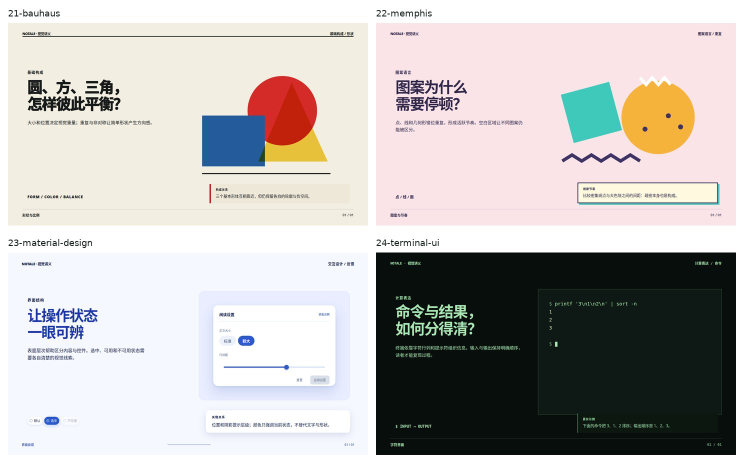
#> input picture notale-ts/resources/style-images/355abfd475deda6cb9345ae1f80df1cda7973294e0fd0d555d4b724e61f447fe.jpg, 1488 x 934 px, given in place of page-003.jpg, which was not available (shown at 1/2 size)
$ python analyze_style_lab.py
#> lines starting #> are read from the running program, lines starting #| are printed output that depends on the picture; after the words box and inside, x2 and y2 are one past the last pixel; in counts of white or black regions, pixels touching at a corner belong together; pictures that were not available may be replaced by others from this repository, and a replacement may not be noted
from __future__ import annotations

import json
import math
from itertools import combinations
from pathlib import Path
import argparse

import numpy as np
from PIL import Image, ImageFilter


ROOT = Path(__file__).resolve().parents[1]
parser = argparse.ArgumentParser(description="Audit style consistency, separation and layout diversity.")
parser.add_argument("--root", default="runs/style-lab-curated")
parser.add_argument("--styles", default="handdrawn-technical,swiss-editorial,dark-data-editorial,retro-flat-learning")
parser.add_argument("--pages", default="page-003,page-017,page-020")
parser.add_argument("--out", default="quantitative-audit.json")
args = parser.parse_args()
CURATED = Path(args.root)
if not CURATED.is_absolute():
    CURATED = ROOT / CURATED
OUT_FILE = CURATED / args.out
STYLES = [value.strip() for value in args.styles.split(",") if value.strip()]
PAGES = [value.strip() for value in args.pages.split(",") if value.strip()]

THRESHOLDS = {
    "minimumWithinStylePaletteSimilarity": 0.55,
    "minimumCrossStylePaletteDistance": 0.12,
    "minimumLayoutDiversity": 0.08,
    "minimumCoherenceMargin": 0.05,
}


def normalize(values: np.ndarray) -> np.ndarray:
    values = values.astype(np.float64)
    norm = np.linalg.norm(values)
    return values / norm if norm > 0 else values


def cosine(a: np.ndarray, b: np.ndarray) -> float:
    denom = np.linalg.norm(a) * np.linalg.norm(b)
    return float(np.dot(a, b) / denom) if denom > 0 else 0.0


def grid_means(values: np.ndarray, rows: int = 4, cols: int = 8) -> np.ndarray:
    height, width = values.shape
    result = []
    for row in range(rows):
        y0, y1 = round(row * height / rows), round((row + 1) * height / rows)
        for col in range(cols):
            x0, x1 = round(col * width / cols), round((col + 1) * width / cols)
            result.append(float(values[y0:y1, x0:x1].mean()))
    return normalize(np.asarray(result))


def dominant_colors(image: Image.Image, count: int = 6) -> list[dict[str, object]]:
    quantized = image.resize((128, 72)).quantize(colors=count, method=Image.Quantize.MEDIANCUT)
    palette = quantized.getpalette() or []
    counts = quantized.getcolors() or []
    total = sum(item[0] for item in counts) or 1
    result = []
    for pixels, index in sorted(counts, reverse=True):
        rgb = palette[index * 3:index * 3 + 3]
        result.append({
            "hex": "#" + "".join(f"{channel:02x}" for channel in rgb),
            "share": round(pixels / total, 4),
        })
    return result


def mark_making_profile(luminance: np.ndarray) -> np.ndarray:
    """Describe whether dark marks are fine lines, medium blocks or broad masses.

    Global colour histograms make pencil diagrams and ink-wash diagrams look alike
    when both use a large paper-white field.  Eroding dark masks at several scales
    measures how much of each mark survives: thin strokes disappear immediately,
    while brush masses and solid panels remain.
    """
    values = []
    for threshold in (0.31, 0.47, 0.63, 0.78, 0.88):
        mask = (luminance < threshold).astype(np.uint8)
        base_area = max(float(mask.mean()), 1e-6)
        mask_image = Image.fromarray(mask * 255, mode="L")
        for size in (3, 5, 9, 15, 25):
            eroded = np.asarray(mask_image.filter(ImageFilter.MinFilter(size)), dtype=np.float64) / 255.0
            values.append(float(eroded.mean()) / base_area)
    return np.asarray(values, dtype=np.float64)


def feature_for(path: Path) -> dict[str, object]:
    image = Image.open(path).convert("RGB").resize((256, 144), Image.Resampling.LANCZOS)
    rgb = np.asarray(image, dtype=np.float64) / 255.0
    hsv = np.asarray(image.convert("HSV"), dtype=np.float64) / 255.0
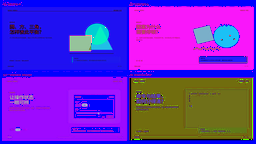
#> hsv: shape (144, 256, 3) float64; mean R, G, B 0.43, 0.158, 0.772

    all_hist, _ = np.histogramdd(
        hsv.reshape(-1, 3),
        bins=(12, 4, 4),
        range=((0, 1), (0, 1), (0, 1)),
    )
    chroma_pixels = hsv[(hsv[:, :, 1] > 0.15) | (hsv[:, :, 2] < 0.82)]
    chroma_hist, _ = np.histogramdd(
        chroma_pixels if len(chroma_pixels) else hsv.reshape(-1, 3),
        bins=(12, 4, 4),
        range=((0, 1), (0, 1), (0, 1)),
    )
    palette_feature = normalize(0.35 * normalize(all_hist.ravel()) + 0.65 * normalize(chroma_hist.ravel()))
#> in normalize, `values = values.astype(np.float64)`: values = 192 values, max 7075 at index 19, min 0 at index 4, mean 192
#> in normalize, `norm = np.linalg.norm(values)`: norm = 14154.7
#> palette_feature = 192 values, max 0.912 at index 84, min 0 at index 4, mean 0.0122

    luminance = 0.2126 * rgb[:, :, 0] + 0.7152 * rgb[:, :, 1] + 0.0722 * rgb[:, :, 2]
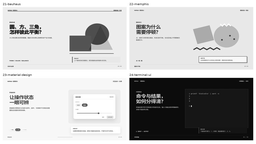
#> luminance: shape (144, 256) float64; min 0, max 1, mean 0.736
    gradient_x = np.abs(np.diff(luminance, axis=1, prepend=luminance[:, :1]))
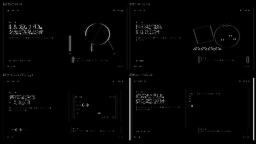
#> gradient_x: shape (144, 256) float64; min 0, max 0.746, mean 0.0163
    gradient_y = np.abs(np.diff(luminance, axis=0, prepend=luminance[:1, :]))
    edge_strength = np.hypot(gradient_x, gradient_y)
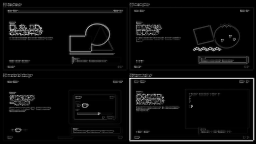
#> edge_strength: shape (144, 256) float64; min 0, max 0.938, mean 0.0442
    layout_feature = grid_means(edge_strength)
#> after the loop in grid_means, `for row in range(rows):`: result = 32 values, max 0.149 at index 20, min 0.00463 at index 5, mean 0.0442
#> layout_feature = 32 values, max 0.48 at index 20, min 0.0149 at index 5, mean 0.142
    luminance_hist, _ = np.histogram(luminance, bins=16, range=(0, 1))
#> luminance_hist = [4343, 2784, 151, 132, 458, 451, 189, 130, 145, 160, 544, 877, 722, 723, 12026, 13029]
    gradient_hist, _ = np.histogram(np.clip(edge_strength, 0, 0.5), bins=12, range=(0, 0.5))
#> gradient_hist = [29781, 2217, 728, 820, 613, 607, 521, 340, 231, 221, 129, 656]
    style_feature = normalize(np.concatenate([
        0.72 * palette_feature,
        0.18 * normalize(luminance_hist),
        0.10 * normalize(gradient_hist),
    ]))
#> style_feature = 220 values, max 0.877 at index 84, min 0 at index 4, mean 0.0131

    return {
        "palette": palette_feature,
        "style": style_feature,
        "layout": layout_feature,
        "markMaking": mark_making_profile(luminance),
        "meanLuminance": float(luminance.mean()),
        "meanSaturation": float(hsv[:, :, 1].mean()),
        "edgeDensity": float((edge_strength > 0.08).mean()),
        "dominantColors": dominant_colors(image),
    }
#> the loop in mark_making_profile, `for threshold in (0.31, 0.47, 0.63, 0.78, 0.88):` made 5 passes
#> base_area on passes 1 to 5: 0.213, 0.233, 0.243, 0.294, 0.322
#> pass 1, in mark_making_profile, `mask = (luminance < threshold).astype(np.uint8)`:
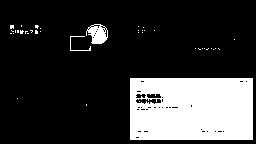
#> mask: shape (144, 256); values 0 (black) and 1 (white), 21.3% white; 39 white regions (36 under 20 px), largest, box (x1, y1, x2, y2) and area: (130, 78, 253, 140) 7396, (86, 24, 108, 44) 286, (70, 36, 91, 51) 55
#> after the loop in mark_making_profile, `for threshold in (0.31, 0.47, 0.63, 0.78, 0.88):`:
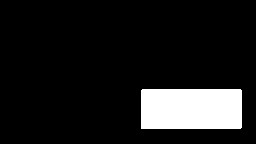
#> eroded: shape (144, 256) float64; values 0 (black) and 1 (white), 11% white; 1 white region, box (x1, y1, x2, y2) and area: (141, 89, 242, 129) 4037
#> after the loop in mark_making_profile, `for threshold in (0.31, 0.47, 0.63, 0.78, 0.88):`: values = 25 values, max 0.886 at index 5, min 0.175 at index 4, mean 0.601
#> in dominant_colors, `quantized = image.resize((128, 72)).quantize(colors=count, method=Imag..`:
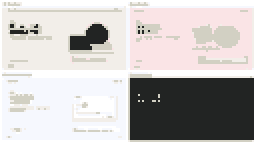
#> quantized: PIL image 128x72 P (shown 2 times larger); mean R, G, B 194.9, 191.2, 190.1
#> in dominant_colors, `palette = quantized.getpalette() or []`: palette = [255, 255, 255, 246, 248, 254, 242, 238, 233, 250, 228, 230, 210, 208, 195, 34, 36, 35]
#> in dominant_colors, `counts = quantized.getcolors() or []`: counts = [(1269, 0), (1680, 1), (1722, 2), (1496, 3), (937, 4), (2112, 5)]
#> in dominant_colors, `total = sum(item[0] for item in counts) or 1`: total = 9216
#> the loop in dominant_colors, `for pixels, index in sorted(counts, reverse=True):` made 6 passes
#> (pixels, index, rgb) on passes 1 to 6: (2112, 5, [34, 36, 35]), (1722, 2, [242, 238, 233]), (1680, 1, [246, 248, 254]), (1496, 3, [250, 228, 230]), (1269, 0, [255, 255, 255]), (937, 4, [210, 208, 195])
#> after the loop in dominant_colors, `for pixels, index in sorted(counts, reverse=True):`: result = 6 items


def mean(values: list[float]) -> float:
    return sum(values) / len(values) if values else 0.0


features: dict[str, dict[str, dict[str, object]]] = {}
for style in STYLES:
    features[style] = {}
    for page in PAGES:
#> (the run stopped early here; a loop or call above may not have finished)
